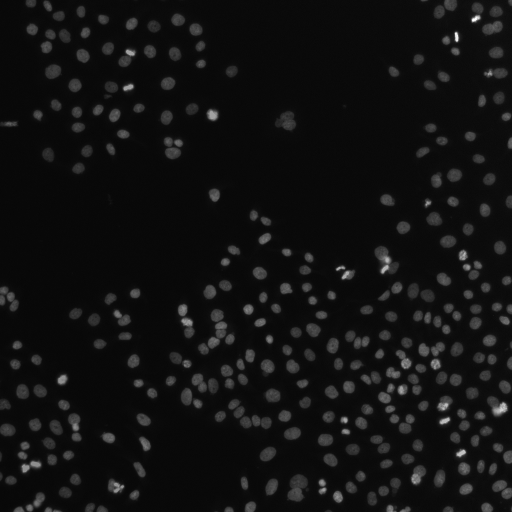
#> input picture examples/AS_09125_050116030001_D03f00d0.tif, 512 x 512 px
$ jupyter execute --allow-errors usage.ipynb   (shell and % lines are left out)
#> lines starting #> are read from the running program, lines starting #| are printed output that depends on the picture
Run the following code in a cell
to install/update some dependencies in Google Colab:

```
!uv pip install -U smo scikit-image bottleneck
```

# Using SMO

## Background-corrected image

While we expect that the main use of SMO will be to background-correct images, there are other possible applications, such as for segmentation, which will be discussed later.

To demonstrate the uses of SMO, we will use the `human_mitosis` sample image from `scikit-image`.

[cell 1]
import matplotlib.pyplot as plt
import numpy as np
from skimage.io import imread

from smo import SMO

plt.rc("figure", dpi=100)  # increase figure resolution

# load data: skimage.data.human_mitosis()
image = imread("AS_09125_050116030001_D03f00d0.tif")
#> image is the input picture: shape (512, 512); min 7, max 255, mean 17.3

fig, ax = plt.subplots(1, 2, figsize=(8, 2.5), tight_layout=True)

# Image
m = ax[0].imshow(image)
plt.colorbar(m, ax=ax[0])

# Histogram
ax[1].plot(np.bincount(image.flat))
ax[1].set(xlabel="Intensity", ylabel="Counts", yscale="log")
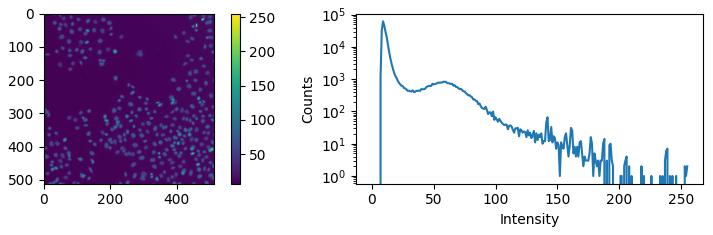
#> figure drawn by matplotlib, 3 panels; panel 2: curve peaks at x = 9, y = 62120

To use SMO, we first need to create a SMO instance with our choice of parameters:

#> (a cell that did not finish here is left out)

Then, to background-correct an image, we can do the following:

#> (a cell that did not finish here is left out)

To check that the background was properly corrected, we manually selected a background region and compared the histograms of the original and background-corrected images:

[cell 4]
# Manual selection
x0, x1, y0, y1 = 135, 185, 210, 260

fig, ax = plt.subplots(1, 2, figsize=(8, 2.5), tight_layout=True)

# Image
#> (the rest of this cell did not finish here and is left out)

The histogram of the background-corrected image is correctly centered around 0.

## SMO in detail

In this section, we will explore the rest of the API methods, to understand how it corrects the background, and what are the other possible uses of SMO.

The API has the following possible outputs:

1. **Background correction**: corrects the image by subtracting the median background intensity (default) or a user-supplied callable to compute an statistic.

2. **Background distribution:** returns a random variable object which can be used to calculate multiple statistics.

3. **Background mask:** in contrast to the background distribution, it still has the spatial location of the sample of background pixels. For instance, if the background is not spatially uniform, it could be used to fit a surface.

4. **Background probability:** it is calculated with the CDF of the background distribution. It could be a useful for segmentation, either as an input to machine learning algorithms or for simpler approaches with thresholding and morphological operators.

5. **SMO probability:** it could be used either for segmentation, or as weights for fitting a background surface when the background is not spatially uniform.

### Importing SMO

The recommended way to use this package is to import `SMO` from `smo` and create an instance for some particular choice of parameters:

[cell 5]
from smo import SMO

#> (the rest of this cell did not finish here and is left out)

The `SMO` instance computes the distribution of the null hypothesis (all background pixels). It depends on the choice of parameters (`sigma` and `size`) and is available as an attribute (`SMO.smo_rv`).

### Parameters

SMO has three parameters:

- `sigma`: float. Standard deviation for the Gaussian kernel. It might be useful to smooth the image if the foreground structures are too noisy. Nevertheless, note that the background will be computed for the original non-smoothed image.

- `size`: int. Size of the averaging kernel. It should be smaller than the foreground structures.

- `shape`: tuple[int, ...]. Size of the random image generated to compute the distribution of the null hypothesis. Since we want to apply the algorithm to 2D images, we generated a 1024 x 1024 image.

### Masking the input image

It is important to mask saturated pixels. As there is no local fluctuation of intensity in the saturated areas, it yields a null gradient and the algorithm will confound it with background.

Note that it is not strictly necessary when using `smo.SMO`, as a mask will be automatically generated for pixels equal to the maximum intensity when the input is not a `numpy.ma.MaskedArray`.

[cell 6]
masked_image = np.ma.masked_greater_equal(image, 255)  # image is uint8 (0-255)

### SMO image and SMO probability image

The SMO image (left) gives a value between 0 and 1 which measures the local correlation in gradient direction.

On the right, it is rescaled with the distribution of the null hypothesis (by applying `smo.smo_rv.cdf`), giving the probability that each pixel doesn't correspond to background.

This last image might be useful as an input to machine learning algorithms for segmentation, or if the underlying background is not spatially uniform.

[cell 7]
fig, ax = plt.subplots(1, 2, figsize=(6, 2), tight_layout=True)

#> (the rest of this cell did not finish here and is left out)

## Background mask

The `SMO.bg_mask` method returns the original image with a mask corresponding to the pixels that were deemed to be background. That mask is calculated by applying a `threshold` to the SMO probability image. By default, the `threshold` is set on 0.05.

#> (a cell that did not finish here is left out)

It is recommended to use a small threshold, that excludes as much foreground as possible.

### Background-corrected image

The background-corrected image we used before simply takes `bg_mask` and computes a single value, which by default is `np.median` and subtracts it from the original image.

#> (a cell that did not finish here is left out)

#> (a cell that did not finish here is left out)

### Background distribution

Another possibility is to calculate the background distribution with the `SMO.bg_rv` method, which returns a `scipy.stats.continuous_rv` distribution.

#> (a cell that did not finish here is left out)

With it, we can compute any desired statistic. For instance, the first and third quartiles:

#> (a cell that did not finish here is left out)

## Background probability

Finally, we could rescale the intensity image with the background distribution CDF (cumulative density function) to obtain an image where the value of each pixel corresponds to the probability of not belonging to the background.

#> (a cell that did not finish here is left out)

This image could be useful for segmentation, either as an input for machine learning algorithms, or for a simpler procedure with morphological operators.

Nevertheless, while all cells have probabilities near 1, a slight gradient can be seen in the background region. It can also be seen in the original image if we restrict the color scale to the range of background values, or looking at line profiles of intensity:

[cell 14]
fig, ax = plt.subplots(1, 2, figsize=(6, 2.5), tight_layout=True)

m = ax[0].imshow(image, vmax=13)
plt.colorbar(m, ax=ax[0])

ax[1].set(
    yscale="log",
    title="Line profiles",
    xlabel="x-coordinate [pixels]",
    ylabel="Intensity",
)

for color, line in zip(["C1", "C2", "C3"], [100, 200, 300]):
    ax[0].axhline(line, color=color)
    ax[1].plot(image[line], color=color)
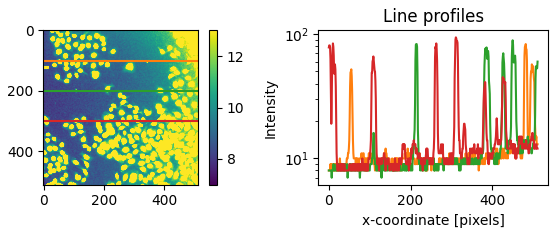
#> figure drawn by matplotlib, 3 panels; panel 2: curve peaks at x = 482, y = 83; panel 2: curve peaks at x = 450, y = 89; panel 2: curve peaks at x = 311, y = 94
